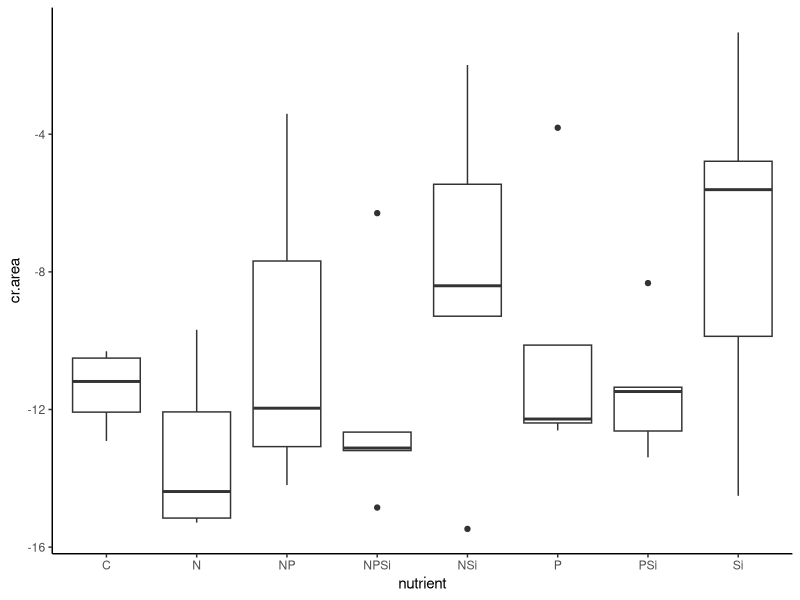
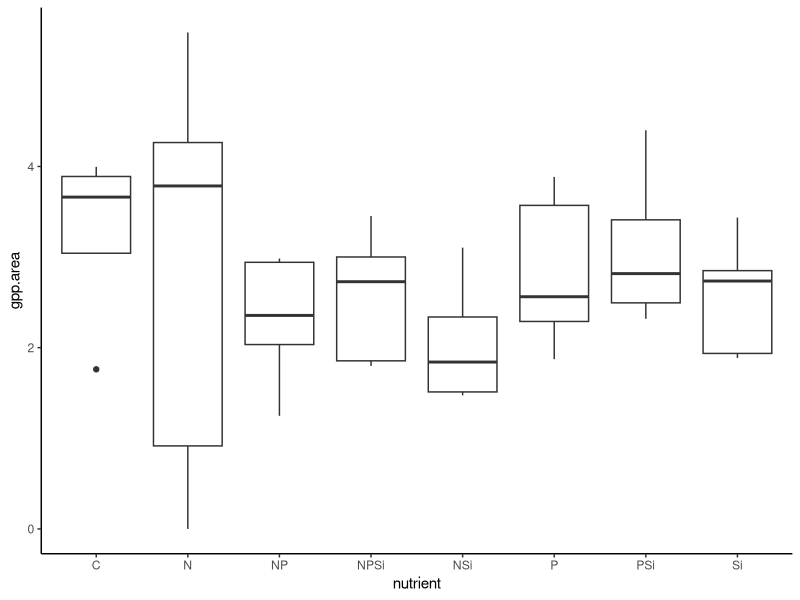
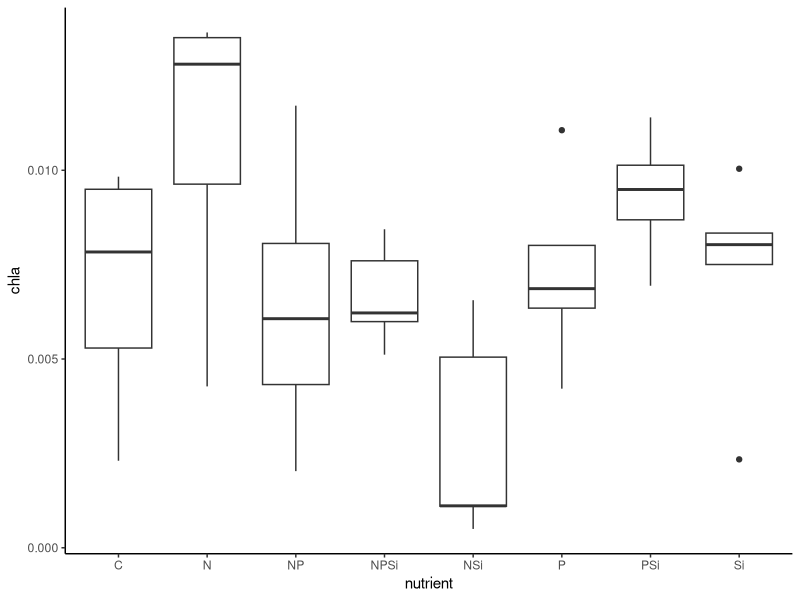
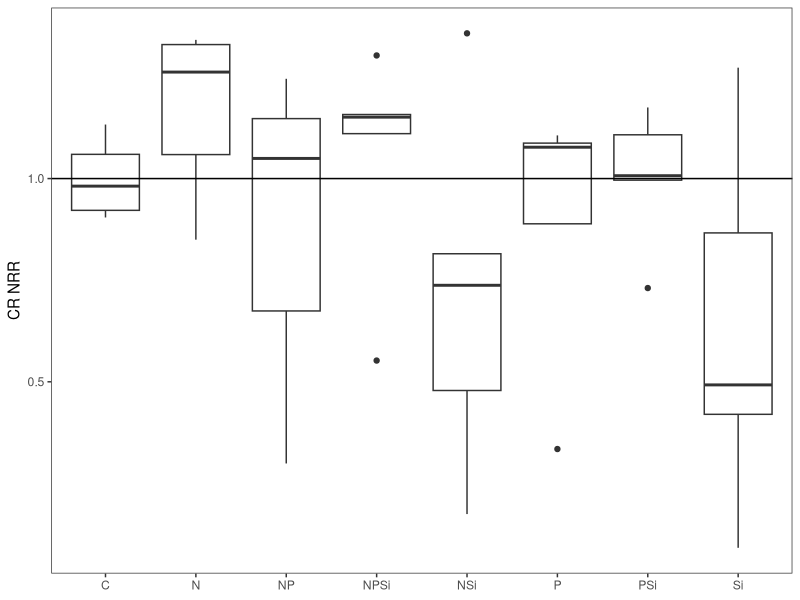
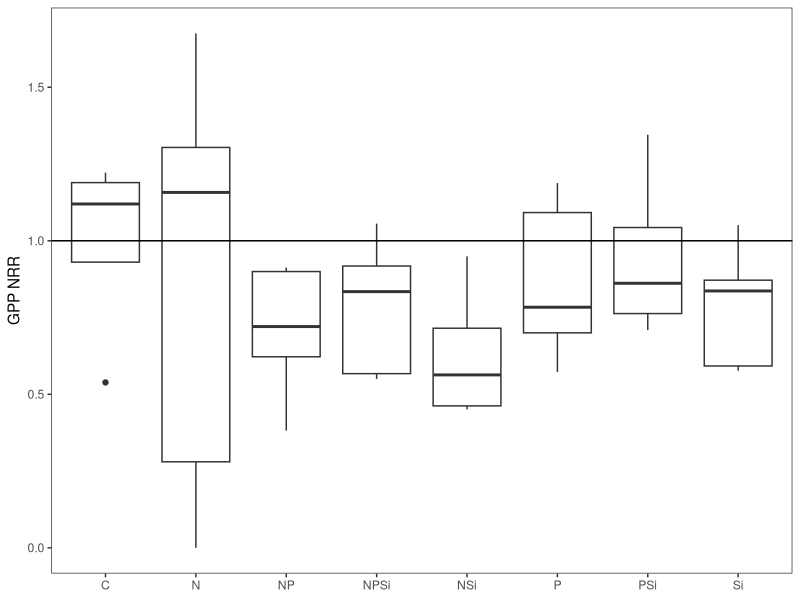
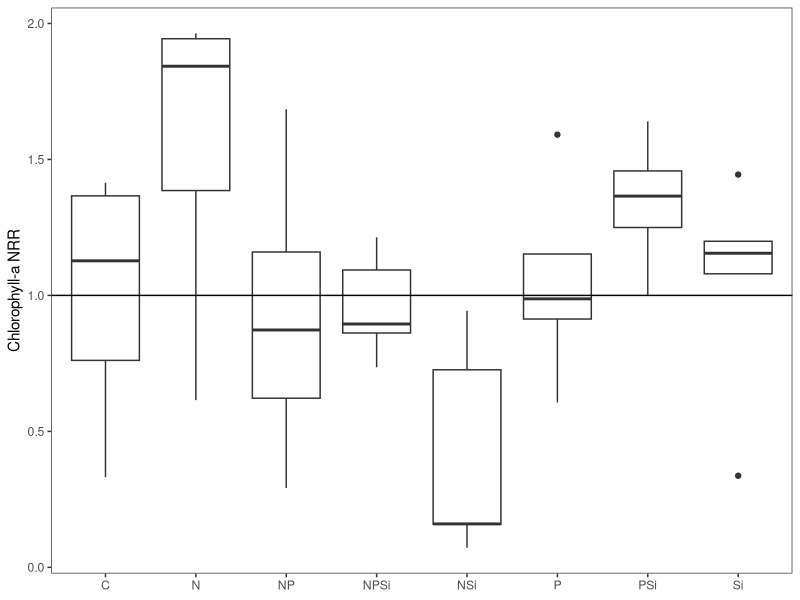
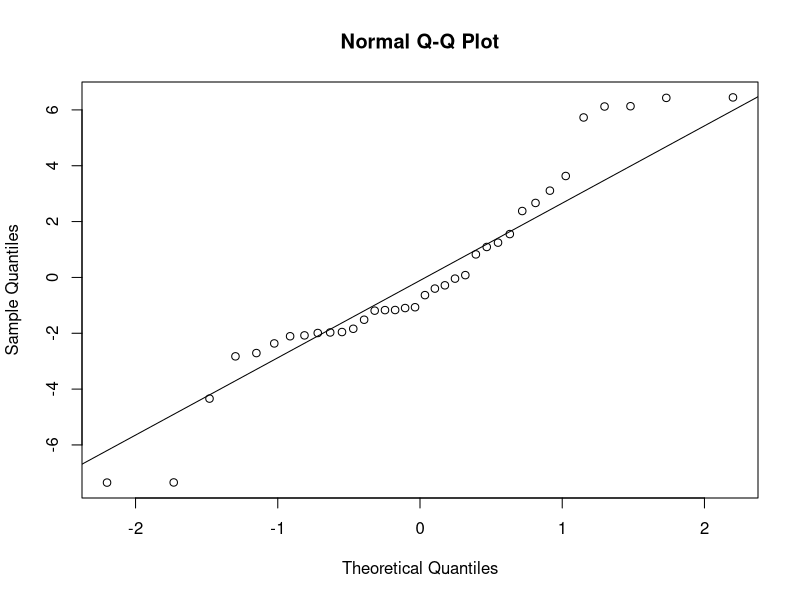
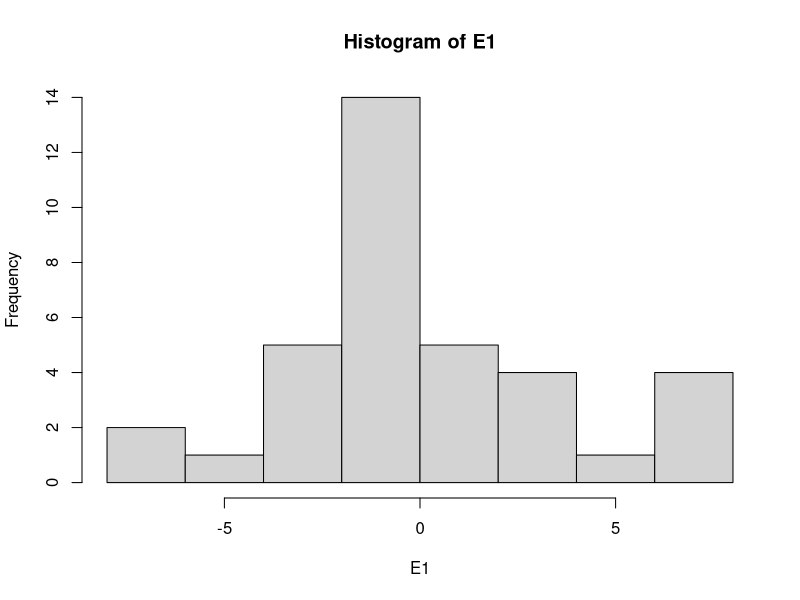

Here is the R script that generated these plots, in order: (Note: this script raises an error after producing the figures.)
#Author:  Clay Arango
#Creation date: 10-Feb-19
#Script to analyze NDS data from Summer 2018 WSB work with S. Roley and A. Alexiades

#packages
install.packages("nlme")
install.packages("nortest")
install.packages("plyr")
install.packages("dplyr")
install.packages("multcomp")
install.packages("MASS")
install.packages("ggplot2")
library(nlme)
library(nortest)
library(plyr)
library(dplyr)
library(multcomp)
library(MASS)
library(ggplot2)

#Load data
ring_fall <- read.table(file="ring_fall.csv", header=T, sep=",")

#set variable
d = ring_fall

#evaluate data to make sure factors are correct
names(d)

unique(d$nutrient) #control, N, NP, NPSi, NSi, P, PSi, Si
unique(d$N) #should be 0 and 1
unique(d$P) #should be 0 and 1
unique(d$Si) #should be 0 and 1
unique(d$top) #should be "sponge" and "glass"
#if need to change, use recode function below. 
#d$top<-recode(d$top, "cellulose" ="sponge")
str(d)

#convert N and P and Si values (0 or 1 for absence or presence) to factors
d$N<-as.factor(d$N)
d$P<-as.factor(d$P)
d$Si<-as.factor(d$Si)
str(d)

#subset data into gpp and cr response
d.cr = subset(d, top=="sponge", data=d)
d.gpp = subset(d, top=="glass", data=d)

#check for outliers and check data entry before calculating CR-NRR
ggplot(d.cr, aes(x=nutrient, y=cr.area)) + geom_boxplot() + theme_classic()
#P3, O2, T7, K5, L7 could be outliers, controls look OK

#calculate nrr for cr
x<-ddply(d.cr, "nutrient", summarise, ave_cr = mean(cr.area, na.rm=T)) 
x
d.cr$cr.nrr = d.cr$cr.area/-11.397616 #divide by control ave_cr

#check for outliers and check data entry before calculating GPP- and chla-NRR
ggplot(d.gpp, aes(x=nutrient, y=gpp.area)) + geom_boxplot() + theme_classic()
#K2 might be an outlier
ggplot(d.gpp, aes(x=nutrient, y=chla)) + geom_boxplot() + theme_classic()
#P and Si groups are somewhat spread but somewhat centered

#calculate nrr for gpp and chla
x<- ddply(d.gpp, "nutrient", summarise, ave_gpp = mean(gpp.area, na.rm=T), ave_chla = mean(chla, na.rm=T)) 
x
d.gpp$gpp.nrr = d.gpp$gpp.area/3.270044 #divide by control ave_gpp
d.gpp$chla.nrr = d.gpp$chla/0.006951960 #divide by control ave_chla
#use to exclude outliers
#x1<- ddply(subset(d.gpp, !(nds.id=="F6")), "nutrient", summarise, ave_chla = mean(chla_ug_cm2, na.rm=T)) 
#x1
#d.gpp$chla.nrr_1<-d.gpp$chla_ug_cm2/2.700340

#combine into one file and export
d.cr$chla.nrr<-NA
#d.cr$chla.nrr_1<-NA#for excluded outliers
d.cr$gpp.nrr<-NA
d.gpp$cr.nrr<-NA
d.nrr<-rbind(d.cr, d.gpp)
d.nrr$site.date<-"ring_fall"
write.table(d.nrr, "ring_fall_nrr.csv",  sep=",", quote=F, row.names =F)

###############
#plots of NRR
##############
ggplot(data=subset(d.cr, !(nutrient=="control")), aes(x=nutrient, y=cr.nrr))+geom_boxplot()+theme_bw()+
  ylab("CR NRR")+geom_abline(slope = 0, intercept = 1)+
  theme(axis.title.x=element_blank(), panel.grid.minor=element_blank(), panel.grid.major=element_blank())
#possible NPSi colimitation, but likely not limited

ggplot(data=subset(d.gpp, !(nutrient=="control")), aes(x=nutrient, y=gpp.nrr))+geom_boxplot()+theme_bw()+
  ylab("GPP NRR")+geom_abline(slope = 0, intercept = 1)+
  theme(axis.title.x=element_blank(), panel.grid.minor=element_blank(), panel.grid.major=element_blank())
#no limitation

ggplot(data=subset(d.gpp, !(nutrient=="control")), aes(x=nutrient, y=chla.nrr))+geom_boxplot()+theme_bw()+
  ylab("Chlorophyll-a NRR")+geom_abline(slope = 0, intercept = 1)+ 
  theme(axis.title.x=element_blank(), panel.grid.minor=element_blank(), panel.grid.major=element_blank())
#possible N limitation, but likely not limited

##########
#NRR Summary Files
#########

GPP_sum<-ddply(d.gpp, "nutrient", summarise, ave_nrr.gpp=mean(gpp.nrr, na.rm=T), sd_nrr.gpp=sd(gpp.nrr, na.rm=T), 
               se_nrr.gpp =(sd(gpp.nrr)/sqrt(sum(!is.na(gpp.nrr)))), 
               ci95_nrr.gpp = (1.96*(sd(gpp.nrr)/sqrt(sum(!is.na(gpp.nrr))))),
               ave_nrr.chla=mean(chla.nrr, na.rm=T), sd_nrr.chla=sd(chla.nrr, na.rm=T), 
               se_nrr.chla =(sd(chla.nrr)/sqrt(sum(!is.na(chla.nrr)))), 
               ci95_nrr.chla = (1.96*(sd(chla.nrr)/sqrt(sum(!is.na(chla.nrr))))))
CR_sum<-ddply(d.cr, "nutrient", summarise, ave_nrr.cr=mean(cr.nrr, na.rm=T), sd_nrr.cr=sd(cr.nrr, na.rm=T), 
              se_nrr.cr =(sd(cr.nrr)/sqrt(sum(!is.na(cr.nrr)))), 
              ci95_nrr.cr = (1.96*(sd(cr.nrr)/sqrt(sum(!is.na(cr.nrr))))))

#now combine into one and export
d.sum<-merge(GPP_sum, CR_sum, by="nutrient")
d.sum$site_date<-"ring_fall"
write.table(d.sum, "ring_fall_summ.csv",  sep=",", quote=F, row.names=F)

############################################################
#analyze RESPIRATION data
############################################################

M1<-gls(cr.area~N*P*Si, data=d.cr, na.action=na.omit)
E1<-residuals(M1)
qqnorm(E1)
qqline(E1)
ad.test(E1)
   #residuals are not normally distributed, but close p=0.01806
hist(E1)  
plot(M1)

plot(filter(d.cr, !is.na(cr.area)) %>% dplyr::select(nutrient), 
     E1, xlab="nutrient", ylab="Residuals")
bartlett.test(cr.area~nutrient, data=d.cr)
   #variance test is ok

anova(M1)
  
x <- group_by(d.cr, nutrient) %>%  # Grouping function causes subsequent functions to aggregate by season and reach
  summarize(cr.mean = abs(mean(cr.area, na.rm = TRUE)), # na.rm = TRUE to remove missing values
            cr.sd=abs(sd(cr.area, na.rm = TRUE)),  # na.rm = TRUE to remove missing values
            n = sum(!is.na(cr.area)), # of observations, excluding NAs. 
            cr.se=cr.sd/sqrt(n))

ggplot(data=x, aes(x=nutrient, y=cr.mean)) + 
  geom_bar(stat="identity", position=position_dodge(), color = "black") + 
  geom_errorbar(aes(ymin=cr.mean, ymax=cr.mean+cr.se), width=0.2, 
                position=position_dodge(0.9)) + 
  xlab("Nutrient") +
  ylab(expression(Respiration~(ug~O[2]~m^{-2}~h^{-1}))) +
  ylim(0,20) +
  labs(fill="Light") +
  theme_bw() +
  theme(panel.grid.major=element_blank(),
        panel.grid.minor=element_blank(),
        legend.title=element_text(size=6),
        legend.key=element_blank(), 
        legend.position=c(0.5,0.95), 
        legend.text=element_text(size=8), 
        legend.background=element_blank(), 
        legend.direction="horizontal", 
        legend.key.size=unit(0.3, "cm"), 
        axis.title.y=element_text(size=8), 
        axis.title.x=element_text(size=8), 
        axis.text.x=element_text(size=8))

#ggsave('output/figures/Ring_fall.tiff',
#       units="in",
#       width=3.25,
#       height=3.25,
#       dpi=1200,
#       compression="lzw")

#summarize nrr
x <- group_by(d.cr, nutrient) %>%  # Grouping function causes subsequent functions to aggregate by season and reach
  summarize(cr.mean = abs(mean(cr.nrr, na.rm = TRUE)), # na.rm = TRUE to remove missing values
            cr.sd=abs(sd(cr.nrr, na.rm = TRUE)),  # na.rm = TRUE to remove missing values
            n = sum(!is.na(cr.nrr)), # of observations, excluding NAs. 
            cr.se=cr.sd/sqrt(n))

############################################################
#analyze the PRODUCTION data
############################################################

M1<-gls(gpp.area~N*P*Si, data=d.gpp, na.action=na.omit) 
E1<-residuals(M1)
qqnorm(E1)
qqline(E1)
ad.test(E1)
   #residuals are normal

hist(E1, xlab="residuals", main="")
plot(M1)

plot(filter(d.gpp, !is.na(gpp.area)) %>% dplyr::select(nutrient), 
     E1, xlab="nutrient", ylab="Residuals")
bartlett.test(gpp.area~nutrient, data=d.gpp)
   #OK

anova(M1)
  
x <- group_by(d.gpp, nutrient) %>%  # Grouping function causes subsequent functions to aggregate by season and reach
  summarize(gpp.mean = abs(mean(gpp.area, na.rm = TRUE)), # na.rm = TRUE to remove missing values
            gpp.sd=abs(sd(gpp.area, na.rm = TRUE)),  # na.rm = TRUE to remove missing values
            n = sum(!is.na(gpp.area)), # of observations, excluding NAs. 
            gpp.se=gpp.sd/sqrt(n))

ggplot(data=x, aes(x=nutrient, y=gpp.mean)) + 
  geom_bar(stat="identity", position=position_dodge(), color = "black") + 
  geom_errorbar(aes(ymin=gpp.mean, ymax=gpp.mean+gpp.se), width=0.2, 
                position=position_dodge(0.9)) + 
  xlab("Nutrient") +
  ylab(expression(Production~(ug~O[2]~m^{-2}~h^{-1}))) +
  labs(fill="Light") +
  theme_bw() +
  theme(panel.grid.major=element_blank(),
        panel.grid.minor=element_blank(), 
        legend.title=element_text(size=6), 
        legend.key=element_blank(),  
        legend.position=c(0.5,0.95),  
        legend.text=element_text(size=8),  
        legend.background=element_blank(),  
        legend.direction="horizontal",  
        legend.key.size=unit(0.3, "cm"),  
        axis.title.y=element_text(size=8),  
        axis.title.x=element_text(size=8),  
        axis.text.x=element_text(size=8))

#ggsave('output/figures/gppByNutrient.tiff',
#       units="in",
#       width=3.25,
#       height=3.25,
#       dpi=1200,
#       compression="lzw")

#summarize nrr
x <- group_by(d.gpp, nutrient) %>%  # Grouping function causes subsequent functions to aggregate by season and reach
  summarize(gpp.mean = abs(mean(gpp.nrr, na.rm = TRUE)), # na.rm = TRUE to remove missing values
            gpp.sd=abs(sd(gpp.nrr, na.rm = TRUE)),  # na.rm = TRUE to remove missing values
            n = sum(!is.na(gpp.nrr)), # of observations, excluding NAs. 
            gpp.se=gpp.sd/sqrt(n))


#BELOW HERE IS NOT EDITED





############################################################
#analyze the CHL-A biomass on disks

M1<-gls(chla~N*P*light, data=roza_sum.chla, na.action=na.omit)
E1<-residuals(M1)
qqnorm(E1)
qqline(E1)
ad.test(E1)
  #residuals look bad (p=0.001)
hist(E1)
plot(M1)

vf1 = varIdent(form = ~ 1|N*P)
vf2 = varIdent(form = ~ 1|light)
vf3 = varIdent(form = ~ 1|N*P*light)
vf4 = varPower(form = ~ fitted(.)) 
vf5 = varExp(form = ~ fitted(.))
vf6 = varConstPower(form = ~ fitted(.))
vf7 = varExp(form = ~ fitted(.)|nutrient)

M2<-gls(chla~N*P*light, data=roza_sum.chla, na.action=na.omit, weights=vf1)
M3<-gls(chla~N*P*light, data=roza_sum.chla, na.action=na.omit, weights=vf2)
M4<-gls(chla~N*P*light, data=roza_sum.chla, na.action=na.omit, weights=vf3)
M5<-gls(chla~N*P*light, data=roza_sum.chla, na.action=na.omit, weights=vf4)
M6<-gls(chla~N*P*light, data=roza_sum.chla, na.action=na.omit, weights=vf5)
M7<-gls(chla~N*P*light, data=roza_sum.chla, na.action=na.omit, weights=vf6)
M8<-gls(chla~N*P*light, data=roza_sum.chla, na.action=na.omit, weights=vf7)

anova(M1,M2,M3,M4,M5,M6,M7,M8)

#M3 is best on AIC

E3<-residuals(M3)
qqnorm(E3)
qqline(E3)
ad.test(E3)
#residuals are not normal (p=0.001)
hist(E3, xlab="residuals", main="")
plot(M3)
  #hist and plot look good

plot(filter(roza_sum.chla, !is.na(chla)) %>% dplyr::select(light), 
     E3, xlab="light", ylab="Residuals")
bartlett.test(chla~light, data=roza_sum.chla)

plot(filter(roza_sum.chla, !is.na(chla)) %>% dplyr::select(nutrient), 
     E3, xlab="nutrient", ylab="Residuals")
bartlett.test(chla~nutrient, data=roza_sum.chla)

anova(M3)

#light is significant and N and P separately interact with light

x<-roza_sum.chla[complete.cases(roza_sum.chla$chla),]

with(x, 
     interaction.plot(nutrient,light,chla, 
                      ylim=c(0,1.5),lty=c(1,12),lwd=2,ylab="Chlorophyll a", 
                      xlab="Nutrient", trace.label="Light"))

x <- group_by(roza_sum.chla, nutrient, light) %>%  # Grouping function causes subsequent functions to aggregate by season and reach
  summarize(chla.mean = mean(chla, na.rm = TRUE), # na.rm = TRUE to remove missing values
            chla.sd=sd(chla, na.rm = TRUE),  # na.rm = TRUE to remove missing values
            n = sum(!is.na(chla)), # of observations, excluding NAs. 
            chla.se=chla.sd/sqrt(n))

ggplot(data=x, 
       aes(x=nutrient, y=chla.mean, fill=light)) + 
  geom_bar(stat="identity", position=position_dodge(), color = "black") + 
  geom_errorbar(aes(ymin=chla.mean, ymax=chla.mean+chla.se), width=0.2, 
                position=position_dodge(0.9)) + 
  scale_fill_manual(values=c("white","black")) +
  xlab("Nutrient") +
  ylab(expression(Chlorophyll~a~(ug~cm^{-2}))) +
  ylim(0,1.7) +
  labs(fill="Light") +
  theme_bw() +
  theme(panel.grid.major=element_blank(), 
        panel.grid.minor=element_blank(), 
        legend.title=element_text(size=6), 
        legend.key=element_blank(), 
        legend.position=c(0.5,0.95), 
        legend.text=element_text(size=8), 
        legend.background=element_blank(), 
        legend.direction="horizontal", 
        legend.key.size=unit(0.3, "cm"), 
        axis.title.y=element_text(size=8), 
        axis.title.x=element_text(size=8), 
        axis.text.x=element_text(size=8))

ggsave('output/figures/chlaByNutrientLight.tiff',
       units="in",
       width=3.25,
       height=3.25,
       dpi=1200,
       compression="lzw")



############################################################
############################################################
#calculate nrr mean and standard error
x1 <- group_by(roza_sum, nutrient, light) %>%  # Grouping function causes subsequent functions to aggregate by season and reach
  summarize(chla.nrr.mean = mean(chla.nrr, na.rm = TRUE), # na.rm = TRUE to remove missing values
            chla.nrr.sd=sd(chla.nrr, na.rm = TRUE),  # na.rm = TRUE to remove missing values
            chla.n = sum(!is.na(chla.nrr)), # of observations, excluding NAs. 
            chla.nrr.se=chla.nrr.sd/sqrt(chla.n))


x2 <- group_by(roza_sum, nutrient, light) %>%  # Grouping function causes subsequent functions to aggregate by season and reach
  summarize(gpp.nrr.mean = mean(gpp.nrr, na.rm = TRUE), # na.rm = TRUE to remove missing values
            gpp.nrr.sd=sd(gpp.nrr, na.rm = TRUE),  # na.rm = TRUE to remove missing values
            gpp.n = sum(!is.na(gpp.nrr)), # of observations, excluding NAs. 
            gpp.nrr.se=gpp.nrr.sd/sqrt(gpp.n))

x3 <- group_by(roza_sum, nutrient, light) %>%  # Grouping function causes subsequent functions to aggregate by season and reach
  summarize(cr.nrr.mean = mean(cr.nrr, na.rm = TRUE), # na.rm = TRUE to remove missing values
            cr.nrr.sd=sd(cr.nrr, na.rm = TRUE),  # na.rm = TRUE to remove missing values
            cr.n = sum(!is.na(cr.nrr)), # of observations, excluding NAs. 
            cr.nrr.se=cr.nrr.sd/sqrt(cr.n))

roza_sum.nrr<-cbind(x1,x2,x3)
roza_sum.nrr <- roza_sum.nrr[, !duplicated(colnames(roza_sum.nrr))]
write.csv(roza_sum.nrr, "roza_sum.nrr.csv")
